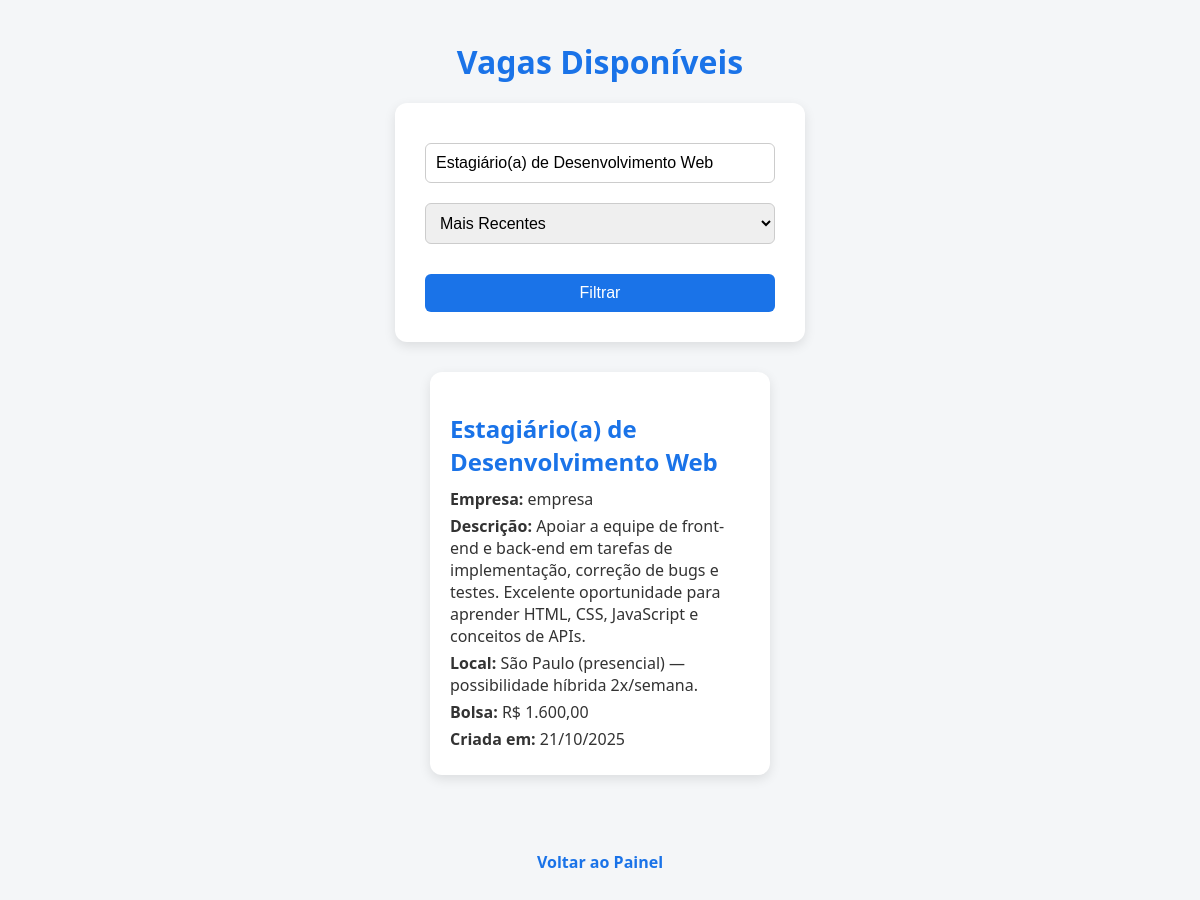
Page /vagas.php?busca=Estagiário(a) de Desenvolvimento Web (signed in) on the committed database.
### tables this page shows
CREATE TABLE `vagas` (
  `id` int(11) NOT NULL,
  `empresa_id` int(11) DEFAULT NULL,
  `titulo` varchar(100) DEFAULT NULL,
  `descricao` text DEFAULT NULL,
  `local` varchar(100) DEFAULT NULL,
  `bolsa` decimal(10,2) DEFAULT NULL,
  `data_criacao` datetime DEFAULT current_timestamp()
);

CREATE TABLE `usuarios` (
  `id` int(11) NOT NULL,
  `nome` varchar(100) DEFAULT NULL,
  `email` varchar(100) DEFAULT NULL,
  `senha` varchar(255) DEFAULT NULL,
  `tipo` enum('estudante','empresa') DEFAULT NULL
);

### vagas.php (the view, shortened to what this page needs)
<?php
include 'conexao.php';
$busca = $_GET['busca'] ?? '';
$ordenar = $_GET['ordenar'] ?? 'data_criacao';
$sql = "SELECT v.*, u.nome AS empresa
        FROM vagas v
        JOIN usuarios u ON v.empresa_id = u.id
        WHERE titulo LIKE ?
        ORDER BY $ordenar DESC";
$stmt = $conn->prepare($sql);
$like = "%$busca%";
$stmt->bind_param("s", $like);
$stmt->execute();
$resultado = $stmt->get_result();
?>
<!DOCTYPE html>
<html lang="pt-br">
<head>
    <link rel="stylesheet" href="css/estilo.css">
</head>
<body>
    <h1>Vagas Disponíveis</h1>
    <form method="get" class="form-busca">
        <input type="text" name="busca" placeholder="Buscar por título" value="<?= htmlspecialchars($busca) ?>">
        <select name="ordenar">
            <option value="data_criacao" <?= $ordenar=='data_criacao'?'selected':'' ?>>Mais Recentes</option>
        </select>
        <button type="submit">Filtrar</button>
    </form>
    <div class="lista-vagas">
        <?php if($resultado->num_rows > 0): ?>
            <?php while($vaga = $resultado->fetch_assoc()): ?>
                <div class="vaga-card">
                    <h2><?= htmlspecialchars($vaga['titulo']) ?></h2>
                    <p><strong>Empresa:</strong> <?= htmlspecialchars($vaga['empresa']) ?></p>
                    <p><strong>Descrição:</strong> <?= htmlspecialchars($vaga['descricao']) ?></p>
                    <p><strong>Local:</strong> <?= htmlspecialchars($vaga['local']) ?></p>
                    <p><strong>Bolsa:</strong> R$ <?= number_format($vaga['bolsa'], 2, ',', '.') ?></p>
                    <p><strong>Criada em:</strong> <?= date('d/m/Y', strtotime($vaga['data_criacao'])) ?></p>
                </div>
            <?php endwhile; ?>
        <?php else: ?>
            <p>Nenhuma vaga encontrada.</p>
        <?php endif; ?>
    </div>
    <p><a href="painel.php">Voltar ao Painel</a></p>
</body>
</html>

### css/estilo.css (style rules this page uses)
body { font-family: 'Segoe UI', Tahoma, Geneva, Verdana, sans-serif; background-color: #f4f6f8; color: #333; margin: 0; padding: 0; display: flex; flex-direction: column; align-items: center; min-height: 100vh; text-align: center; }
h1 { color: #1a73e8; font-size: 2em; margin: 40px 0 20px 0; }
form { background-color: #fff; padding: 30px; border-radius: 12px; box-shadow: 0 4px 12px rgba(0,0,0,0.1); width: 350px; display: flex; flex-direction: column; margin-bottom: 20px; }
input, select, textarea, button { margin-top: 10px; padding: 10px; border-radius: 6px; border: 1px solid #ccc; font-size: 1em; }
button { background-color: #1a73e8; color: white; border: none; cursor: pointer; margin-top: 20px; transition: background-color 0.3s; }
a { text-decoration: none; color: #1a73e8; font-weight: bold; margin: 10px; padding: 10px 20px; border-radius: 6px; display: inline-block; transition: background-color 0.3s, color 0.3s; }
.lista-vagas { display: flex; flex-wrap: wrap; gap: 20px; justify-content: center; margin-bottom: 40px; }
.vaga-card { background-color: #fff; padding: 20px; border-radius: 12px; box-shadow: 0 4px 12px rgba(0,0,0,0.1); width: 300px; text-align: left; transition: transform 0.2s, box-shadow 0.2s; }
.vaga-card h2 { color: #1a73e8; margin-bottom: 10px; }
.vaga-card p { margin: 5px 0; }
.form-busca { margin-bottom: 30px; display: flex; gap: 10px; justify-content: center; flex-wrap: wrap; }

### rows in the picture
vagas: titulo "Estagiário(a) de Desenvolvimento Web", empresa.nome "empresa", descricao "Apoiar a equipe de front-end e back-end em tarefas de implementação, correção de bugs e testes. Excelente oportunidade para aprender HTML, CSS, JavaScript e conceitos de APIs.", local "São Paulo (presencial) — possibilidade híbrida 2x/semana.", bolsa "1.600,00", data_criacao "21/10/2025"
